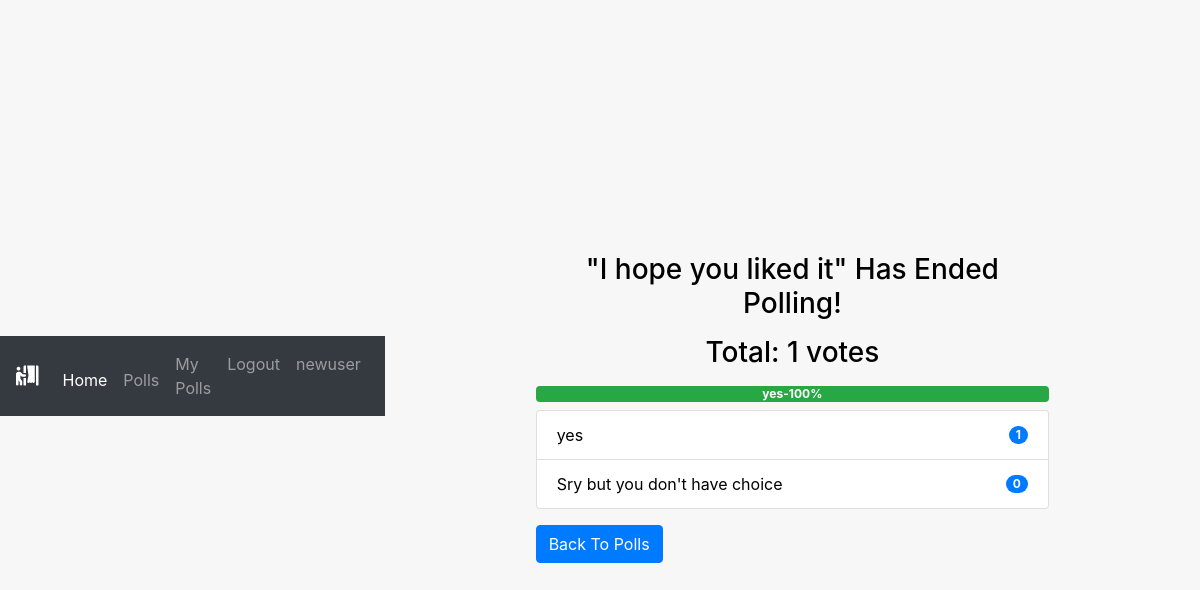
Screenshot of /pollapp/end/19/ (signed in) with the database file from the repository.
### pollapp/models.py (models this page shows, shortened)
class Poll(models.Model):
    owner = models.ForeignKey(User, on_delete=models.CASCADE)
    text = models.TextField()
    pub_date = models.DateTimeField(default=timezone.now)
    active = models.BooleanField(default=True)
    created_at = models.DateTimeField(auto_now_add=True)
    @property
    def get_vote_count(self):
        return self.vote_set.count()
    def get_result_dict(self):
        res = []
        for choice in self.choice_set.all():
            d = {}
            alert_class = ['primary', 'secondary', 'success',
                           'danger', 'dark', 'warning', 'info']
            d['alert_class'] = secrets.choice(alert_class)
            d['text'] = choice.choice_text
            d['num_votes'] = choice.get_vote_count
            if not self.get_vote_count:
                d['percentage'] = 0
            else:
                d['percentage'] = (choice.get_vote_count /
                                   self.get_vote_count)*100
            res.append(d)
        return res

class Choice(models.Model):
    poll = models.ForeignKey(Poll, on_delete=models.CASCADE)
    choice_text = models.CharField(max_length=255)
    created_at = models.DateTimeField(auto_now_add=True)
    updated_at = models.DateTimeField(auto_now=True)
    @property
    def get_vote_count(self):
        return self.vote_set.count()

### pollapp/views.py (the view)
# urls.py: path('end/<int:poll_id>/', views.end_poll, name='end_poll'),
@login_required
def end_poll(request, poll_id):
    poll = get_object_or_404(Poll, pk=poll_id)
    if request.user != poll.owner:
        return redirect('home')
    if poll.active is True:
        poll.active = False
        poll.save()
        return render(request, 'polls/poll_result.html', {'poll': poll})
    else:
        return render(request, 'polls/poll_result.html', {'poll': poll})

### pollapp/templates/polls/poll_result.html
{% extends 'base.html' %}
{% block content %}
<div class="container">
    {% if messages %}
    <div class="messages">
        {% for message in messages %}
        <div {% if message.tags %} class="{{ message.tags }}" {% endif %}>{{ message }}
            <button type="button" class="close" data-dismiss="alert" aria-label="Close">
                <span aria-hidden="true">&times;</span>
            </button>
        </div>
        {% endfor %}
    </div>
    {% else %}
    <div class="row">
        <div class="col-md-8 offset-sm-2">
            {% if poll.active %}
            <h3 class="mt-3 mb-3 text-center">Result for: {{ poll.text }}</h3>
            {% else %}
            <h3 class="mt-3 mb-3 text-center">"{{ poll.text }}" Has Ended Polling!</h3>
            {% endif %}
            <h3 class="mb-2 text-center">Total: {{ poll.get_vote_count }} votes</h3>
            <div class="progress mt-3 mb-2">
                {% for choice in poll.get_result_dict %}
                <div class="progress-bar bg-{{ choice.alert_class }}" role="progressbar" style="width: {{ choice.percentage }}%;"
                    aria-valuenow="30" aria-valuemin="0" aria-valuemax="100"><b>
                        {{choice.text|truncatewords:2}}-{{choice.percentage|floatformat}}%</b>
                </div>
                {% endfor %}
            </div>
            <ul class="list-group">
                {% for choice in poll.choice_set.all %}
                <li class="list-group-item d-flex justify-content-between align-items-center">
                    {{ choice.choice_text }}
                    <span class="badge badge-primary badge-pill">{{ choice.get_vote_count }}</span>
                </li>
                {% endfor %}
            </ul>
            {% endif %}
            <a class="btn btn-primary mt-3" href="{% url 'pollapp:list' %}" role="button">Back To Polls</a>
        </div>
    </div>
</div>
{% endblock content %}

### static/css/home_style.css (style rules this page uses)
html, body { height: 100%; margin: 0; padding: 0; color: black; }
html { background-image: url('C:\Users\KARTIK\OneDrive\Desktop\pollbooth\polls\static\img\background.jpg'); background-size: cover; }
body { background: hsl(220deg, 10%, 97%); margin: 0; padding: 0; display: flex; align-items: center; justify-content: center; }

### rows the page displays
Poll: text "I hope you liked it", get_vote_count "1"
Choice: text "yes", choice_text "yes", get_vote_count "1"
Choice: choice_text "Sry but you don't have choice", get_vote_count "0"

### other values shown
{{ choice.percentage|floatformat }} "100"
